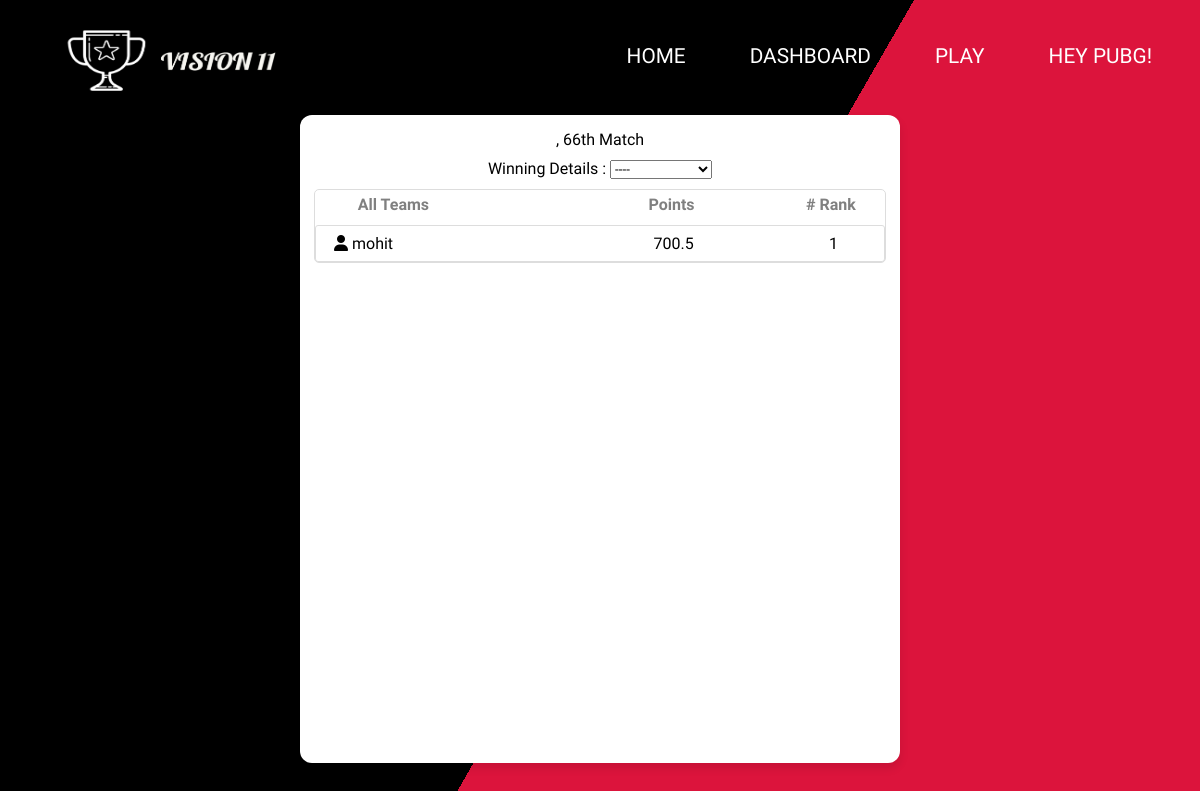
Screenshot of /contestdetails/contest=1 (signed in) with the database file from the repository.
### usermanagerAPP/models.py (models this page shows, shortened)
class User1(AbstractUser):
    first_name = models.CharField(
        max_length=20
    )
    last_name = models.CharField(
        max_length=20
    )
    username = models.CharField(
        max_length=20,
        unique=True
    )
    age = models.IntegerField(
        null=True,
        blank=True
    )
    email = models.EmailField(
        max_length=50
    )
    vision_credits = models.FloatField(
        default=0
    )
    currency_type = models.CharField(
        choices=Currency_Choices,
        default=Choices.VISION_CANDIES,
        max_length=50
    )
    gender_type = models.CharField(
        choices=Gender_Choices,
        null=True,
        max_length=10
    )
    country = models.CharField(
        max_length=50
    )
    adult = models.BooleanField(
        'Adult_status',
        default=False
    )
    staff = models.BooleanField(
        'Staff_status',
        default=False
    )
    superuser = models.BooleanField(
        'super_user_status',
        default=False
    )
    aadhar_image = models.FileField(
        upload_to='others',
        null=True,
        blank=True
    )
    contests_won = models.IntegerField(
        default=0
    )
    objects = UserManager()

### mainAPP/models.py (models this page shows, shortened)
class Match(models.Model):
    url = models.TextField(
        unique=True
    )
    title = models.TextField(
        null=True,
        blank=True
    )
    time = models.DateTimeField()
    match_pause_time = models.DateTimeField(
        null=True,
        blank=True
    )
    name = models.CharField(
        max_length=100,
        null=True,
        blank=True
    )
    team1 = models.CharField(
        max_length=60,
        null=True,
        blank=True
    )
    team2 = models.CharField(
        max_length=60,
        null=True,
        blank=True
    )
    is_test_match = models.BooleanField(
        default=False
    )
    is_match_end = models.BooleanField(
        default=False
    )
    team1_img = models.TextField(
        null=True,
        blank=True
    )
    team2_img = models.TextField(
        null=True,
        blank=True
    )

class UserTeam(models.Model):
    match_id = models.ForeignKey(
        Match,
        on_delete=models.Case
    )
    user = models.ForeignKey(
        User1,
        on_delete=models.CASCADE
    )
    players = models.ManyToManyField(
        Player
    )
    captain = models.ForeignKey(
        Player,
        on_delete=models.Case,
        related_name="captain"
    )
    vice_captain = models.ForeignKey(
        Player,
        on_delete=models.Case,
        related_name="vice_captain"
    )
    total_team_points = models.FloatField(
        default=0
    )

### mainAPP/views.py (the view)
# urls.py: path('contestdetails/contest=<int:cid>',views.RenderContestDetails),
@login_required(login_url='/accounts/login')
def RenderContestDetails(request,cid):
    try:
        return vision11_render().render_contestdetails(request,cid)
    except Exception as e:
        print(e)
        return redirect('/mycontests')

### templates/contestdetails.html (shortened to what this page needs)
{% load static %}
<!DOCTYPE html>
<html lang="en">
<head>
    <link rel="stylesheet" href="{% static 'css/contestdetails.css' %}">
    <link rel="stylesheet" href="https://stackpath.bootstrapcdn.com/font-awesome/4.7.0/css/font-awesome.min.css">
    <link rel="stylesheet" href="{% static 'css/navbar.css' %}">
</head>
<body>
    {% include 'navbar.html' %}
    <div class="multicolorbg">
        <div class="box" id="box">
            <div class="mathc_name">
                <span>{{ name }}</span>
            </div>
            <div class="mathc_name">
                Winning Details :
                <select>
                    <option>----</option>
                </select>
            </div>
            <div class="contest_teams">
            <div class="contest_head">
                <div style="width: 56%;padding-left: 5%; color: gray; font-weight: bold;">All Teams</div>
                <div style="width: 25%; color: gray; font-weight: bold;">Points</div>
                <div style="width: 14%;text-align: center; color: gray; font-weight: bold;"># Rank</div>
            </div>
            {% for team in teams %}
            <div class="teams">
                <div class="userinfo">
                    <i class="fa fa-user" aria-hidden="true"></i>
                    <a target="_blank" href="/userteam/match={{ team.match_id.id }}/team={{ team.id }}">
                    {{ team.user.username }}
                </a>
                </div>
                <div class="points">
                    {{ team.total_team_points }}
                </div>
                <div class="rank">
                    {{ forloop.counter }}
                </div>
            </div>
             {% endfor %}
        </div>
        </div>
    </div>
</body>
</html>

### templates/navbar.html (shortened to what this page needs)
{% load static %}
<header class="header">
    <img width="250px" height="70px" src="{% static 'imgs/web/logo.png' %}" alt="">
  <nav class="navbar">
    <ul class="navbar-list">
      <li><a class="navbar-link" href="/">Home</a></li>
      <li><a class="navbar-link" href="/dashboard">Dashboard</a></li>
      <li><a class="navbar-link" href="/play">Play</a></li>
      {% if not user.is_authenticated %}
      <li><a class="navbar-link" href="/accounts/signup" target="_blank">Register</a>
      {% else %}
      <li><a class="navbar-link" href="#">Hey {{user.first_name}}!</a>
      {% endif %}
      </li>
    </ul>
  </nav>
</header>

### statics/css/contestdetails.css (style rules this page uses)
* { margin: 0; padding: 0; box-sizing: border-box; font-family: system-ui; }
body { overflow-x: hidden; }
.multicolorbg { background: crimson; background-image: linear-gradient(120deg, #000 55%, crimson 55%); background-repeat: no-repeat; background-size: cover; width: 100vw; min-height: 100vh; overflow: hidden; }
.multicolorbg .box { width: 600px; margin: auto; margin-top: 115px; margin-bottom: 15px; background: #fff; padding: 15px 14px; border-radius: 12px; box-shadow: 0 5px 10px rgba(0,0,0,0.1); height: 81vh; overflow-y: auto; }
.contest_head { display: flex; justify-content: center; margin-top: 5px; margin-bottom: 11px; }
.mathc_name { text-align: center; margin-bottom: 10px; }
.contest_teams { border-radius: 5px; border: 1px solid #dddddd; }
.teams { display: flex; justify-content: center; border: 1px solid #dddddd; border-radius: 3px; text-align: left; padding: 8px; position: relative; }
.userinfo { width: 60%; padding-left: 10px; }
.points { width: 25%; }
.rank { width: 15.5%; text-align: center; }
.userinfo a { color: black; text-decoration: none; }

### statics/css/navbar.css (style rules this page uses)
* { padding: 0; margin: 0; box-sizing: border-box; font-family: "Work Sans", sans-serif; }
body,html { overflow-x: hidden; position: relative; }
.header { padding: 0 3rem; height: 7rem; display: flex; justify-content: space-between; align-items: center; position: absolute; width: 100vw; background: transparent; overflow: hidden; z-index: 10000; }
.header img { display: block; margin-top: 7px; z-index: 1000000; }
.navbar-list { display: flex; gap: 4rem; list-style: none; }
.navbar-link:link, .navbar-link:visited { display: inline-block; text-transform: uppercase; text-decoration: none; font-size: 1.3rem; font-weight: 500; color: white; transition: all 0.3s; }

### rows the page displays
User1: first_name "PUBG"
Match: title ", 66th Match"
UserTeam: user.username "mohit", total_team_points "700.5"
